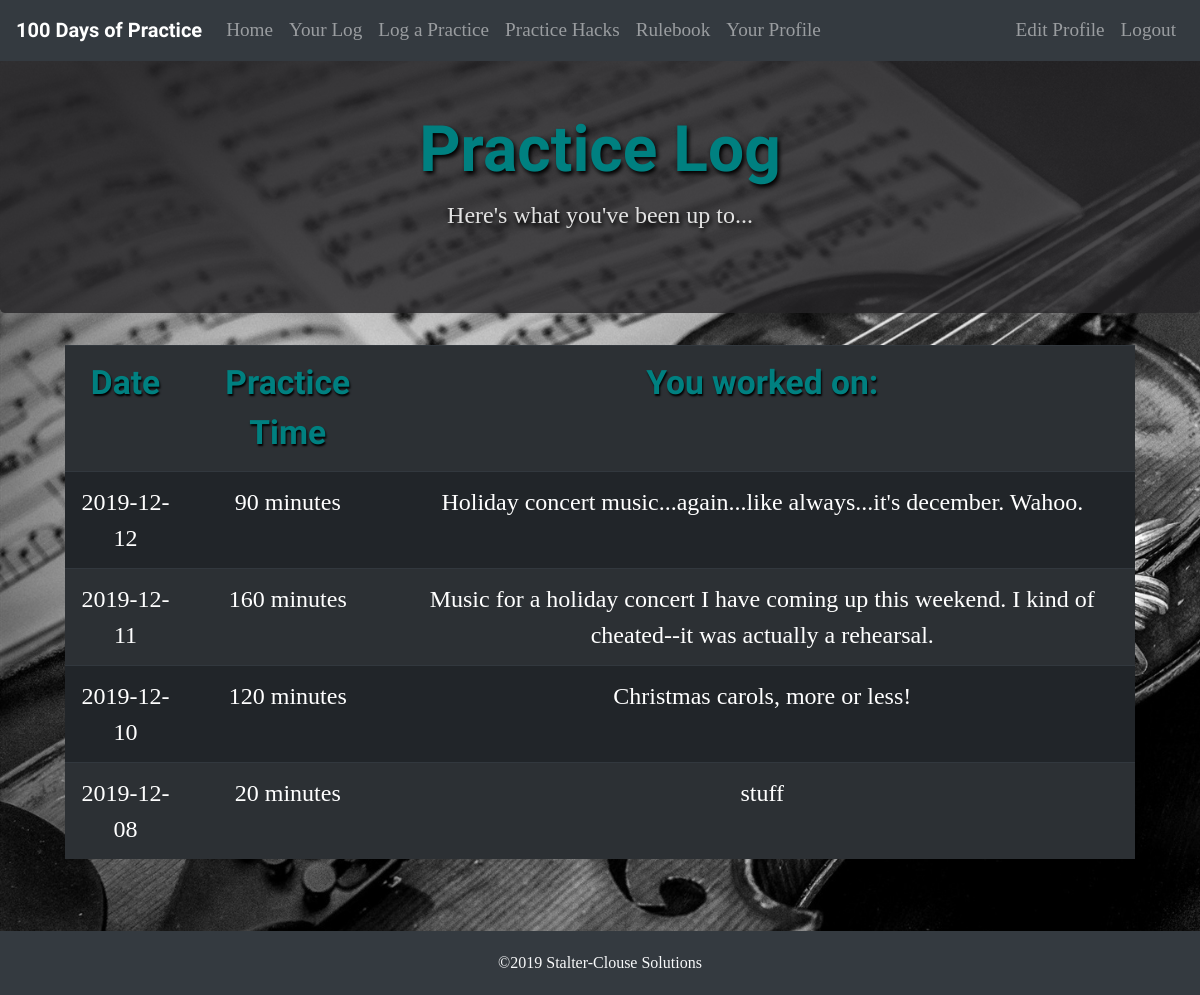
The app's page /practicelog.php?student_id=2 (signed in) with its own data.
### tables this page shows
CREATE TABLE `practice_log` (
  `practice_id` int(11) NOT NULL AUTO_INCREMENT,
  `student_id` int(11) NOT NULL,
  `practice_date` date DEFAULT NULL,
  `practice_duration` varchar(10) DEFAULT NULL,
  `practice_description` varchar(5000) DEFAULT NULL,
  PRIMARY KEY (`practice_id`),
  KEY `student_id` (`student_id`),
  CONSTRAINT `practice_log_ibfk_2` FOREIGN KEY (`student_id`) REFERENCES `student_list` (`student_id`) ON DELETE CASCADE
);

### practicelog.php (the view, shortened to what this page needs)
<?php
    require_once('templates/header.php');
    require_once('templates/navmenu.php');
?>
    <div class="jumbotron mt-5 bg-header">
        <h1 class="text-center page-title">Practice Log</h1>
        <p class="text-center secondary-page-title">Here's what you've been up to...</p>
    </div>
<?php
    $dbc = mysqli_connect(DB_HOST, DB_USER, DB_PASSWORD, DB_NAME)
            or die("The database connection failed, but that doesn't mean YOU should give up!");
    if (!isset($_GET['student_id']))
    {
        $query = "SELECT practice_date, practice_duration, practice_description FROM practice_log WHERE student_id = '" . $_SESSION['student_id'] . "' ORDER BY practice_date DESC";
    }
    else
    {
        $query = "SELECT practice_date, practice_duration, practice_description FROM practice_log WHERE student_id = '" . $_GET['student_id'] . "' ORDER BY practice_date DESC";
    }
    $data = mysqli_query($dbc, $query)
            or die("We could not get the student's practice data");
    echo '<div class="container col-11">';
    echo '<table class="table table-striped table-dark text-center practice-table">';
    echo '<tr><th class="th">Date</th><th class="th">Practice Time</th><th class="th">You worked on:</th></tr>';
    while ($row = mysqli_fetch_array($data))
    {
        $date = $row['practice_date'];
        $duration = $row['practice_duration'];
        $description = $row['practice_description'];
        echo '<tr><td>' . $date . '</td><td>' . $duration . ' minutes</td><td>' . $description . '</td></tr>';
    }
    echo '</table>';
    echo '</div>';
    require_once('templates/footer.php');
?>

### styles/styles.css (style rules this page uses)
body { background-image: url(../images/violin-wallpaper-bw.jpg); background-repeat: no-repeat; background-size: cover; padding-bottom: 120px; font-family: 'PT Serif', serif; }
.page-title { font-family: 'Bad Script', cursive; font-weight: bold; font-size: 4em; color: teal; }
.secondary-page-title { font-size: 1.5em; }
.bg-header { background-color: rgba(38, 37, 39, 0.8); color: rgb(226, 226, 226); text-shadow: 2px 3px 4px black; }
.th { font-family: 'Bad Script', cursive; font-size: 1.4em; color: teal; font-weight: bold; text-shadow: 1px 2px 2px black; }
.practice-table { font-size: 1.5em; }

### records on screen
practice_log: practice_date "2019-12-12", practice_duration "90", practice_description "Holiday concert music...again...like always...it's december. Wahoo."
practice_log: practice_date "2019-12-11", practice_duration "160", practice_description "Music for a holiday concert I have coming up this weekend. I kind of cheated--it was actually a rehearsal."
practice_log: practice_date "2019-12-10", practice_duration "120", practice_description "Christmas carols, more or less!"
practice_log: practice_date "2019-12-08", practice_duration "20", practice_description "stuff"
